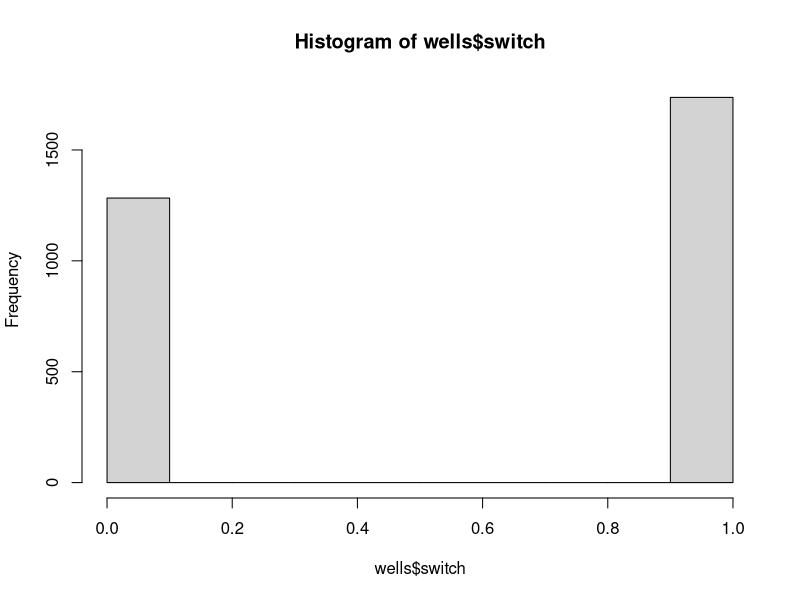
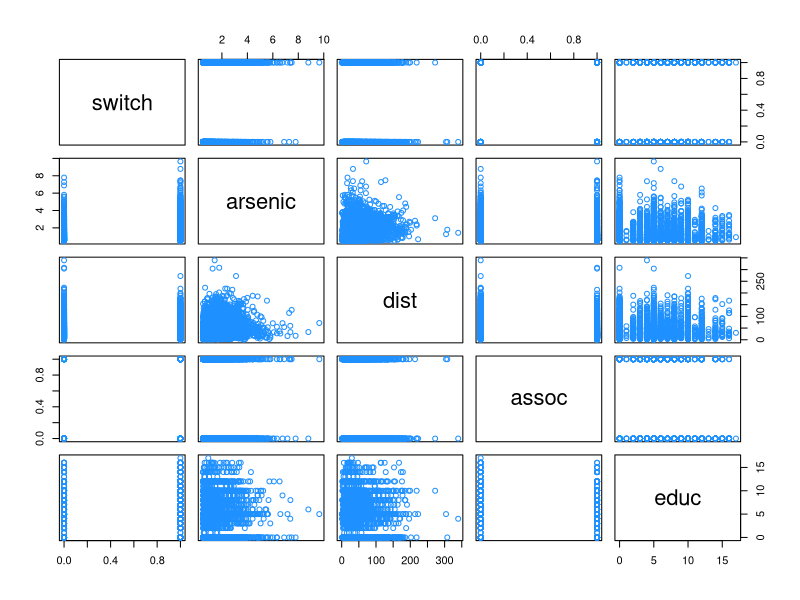
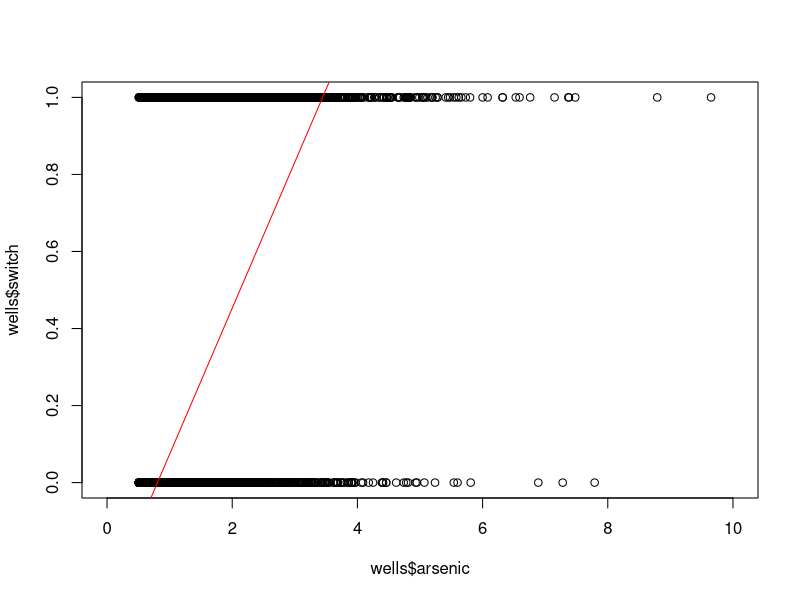
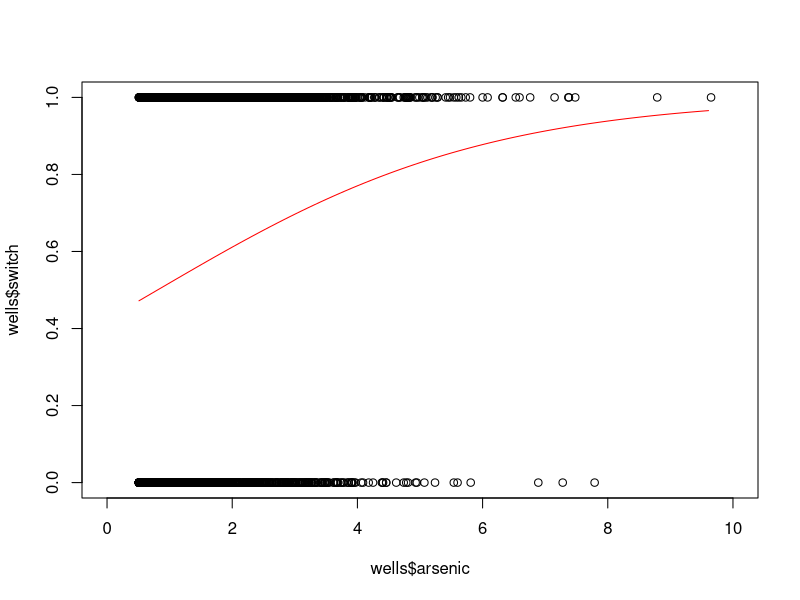
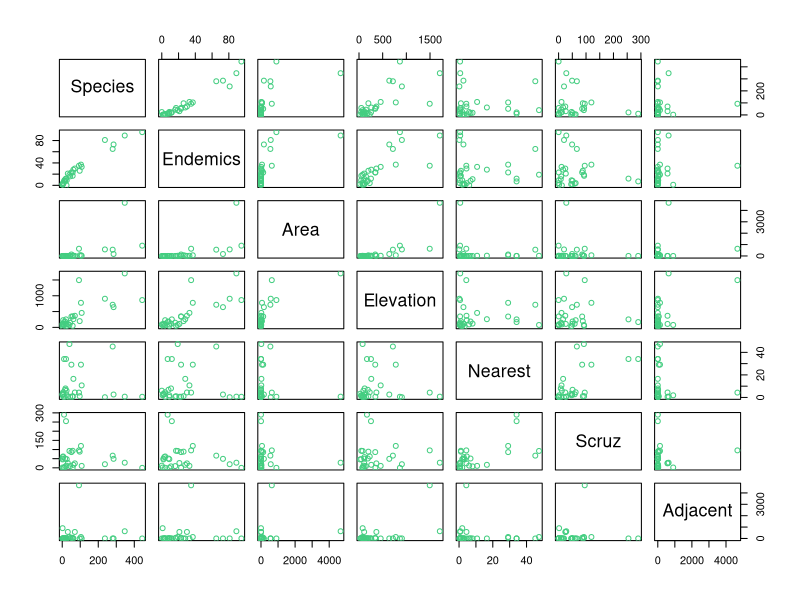
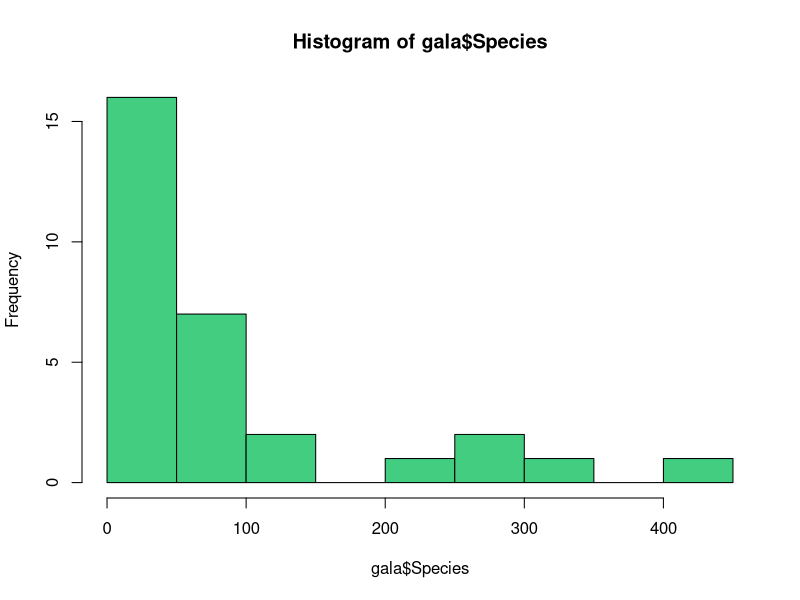

The R source for these figures, in order:
## ---- chunk 1
wells <- read.delim("./data/wells.txt", sep = ' ') # reading in space-delimited data
head(wells)
## ---- chunk 2
hist(wells$switch)
table(wells$switch)
## ---- chunk 3
plot(wells, col = "dodgerblue")
## ---- chunk 4
# Set up the model using the glm() function
m1 <- glm(switch ~ arsenic, wells, family = binomial(link = "logit"))
summary(m1) # Print summary and note similarity with output of e.g. lm()...
## ---- chunk 5
# Set up the model using the standard lm() function
m0 <- lm(switch ~ arsenic, data = wells)
# or, for fun, this is an identical call to above:
m0 <- glm(switch ~ arsenic, data = wells, family = gaussian(link = "identity"))
summary(m0) 
## ---- chunk 6
AIC(m1, m0) # lower AIC scores are always better!
## ---- chunk 7
# First, make a new vector of fake X values (here, arsenic) over which to apply the model. Usually, you will want to create a vector that spans at least the entire range of the empirical data.

fake.arsenic <- seq(min(wells$arsenic), max(wells$arsenic), by = 0.1) # New X
fake.switches <- predict(m1, list(arsenic = fake.arsenic), type = 'link') # Predicted Y
plot(wells$arsenic, wells$switch, xlim = c(0,10))
points(fake.arsenic, fake.switches, col = 'red', type = 'l')
## ---- chunk 8
fake.switches <- predict(m1, list(arsenic = fake.arsenic), type = 'response')
plot(wells$arsenic, wells$switch, xlim = c(0,10))
points(fake.arsenic, fake.switches, col = 'red', type = 'l')
## ---- chunk 9
gala <- read.delim("./data/gala.txt", sep = ' ')
head(gala)
plot(gala, col = "seagreen3")
## ---- chunk 10
hist(gala$Species, breaks = 15, col = "seagreen3") # Possibly Poisson
## ---- chunk 11
# Set up the model using the glm() function
m2 <- glm(Species ~ Area * Elevation, gala, family = poisson(link = "log"))
summary(m2)
